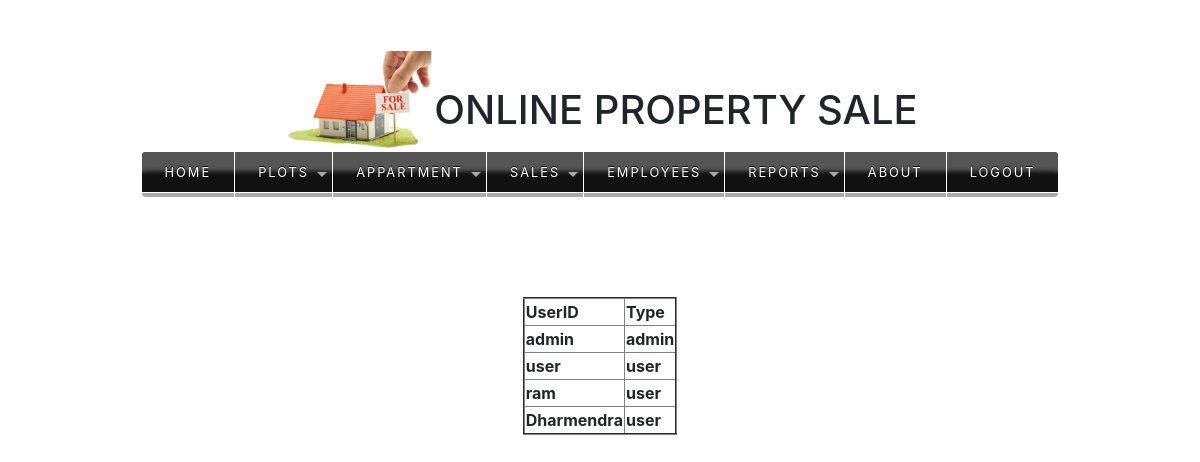
/viewusers/, run on the app's committed database.
### app/models.py (models this page shows)
class Login(models.Model):
    username=models.CharField(primary_key=True,max_length=30)
    password=models.CharField(max_length=30)
    type=models.CharField(max_length=20,choices=(('admin','ADMIN'),('user','USER')))

### app/views.py (the view)
# urls.py: path('viewusers/',views.ViewUsers.as_view()),
class ViewUsers(SuccessMessageMixin,ListView):
    template_name = "viewusers.html"
    model = Login

### templates/viewusers.html (shortened to what this page needs)
<!doctype html>
<html lang="en">
  <head>
    <link rel="stylesheet" href="https://stackpath.bootstrapcdn.com/bootstrap/4.2.1/css/bootstrap.min.css">
  </head>
  <body>
  {% include 'head.html' %}
{% include 'menu.html' %}
    <table align="center" style="margin-top: 100px" border="2">
        <tr>
            <th>UserID</th>
            <th>Type</th>
        </tr>
        {% for x in object_list %}
            <tr>
            <th>{{ x.username }}</th>
            <th>{{ x.type }}</th>
        </tr>
        {% endfor %}
    </table>
  </body>
</html>

### data on the page
Login: username "admin", type "admin"
Login: username "user", type "user"
Login: username "ram", type "user"
Login: username "Dharmendra", type "user"
